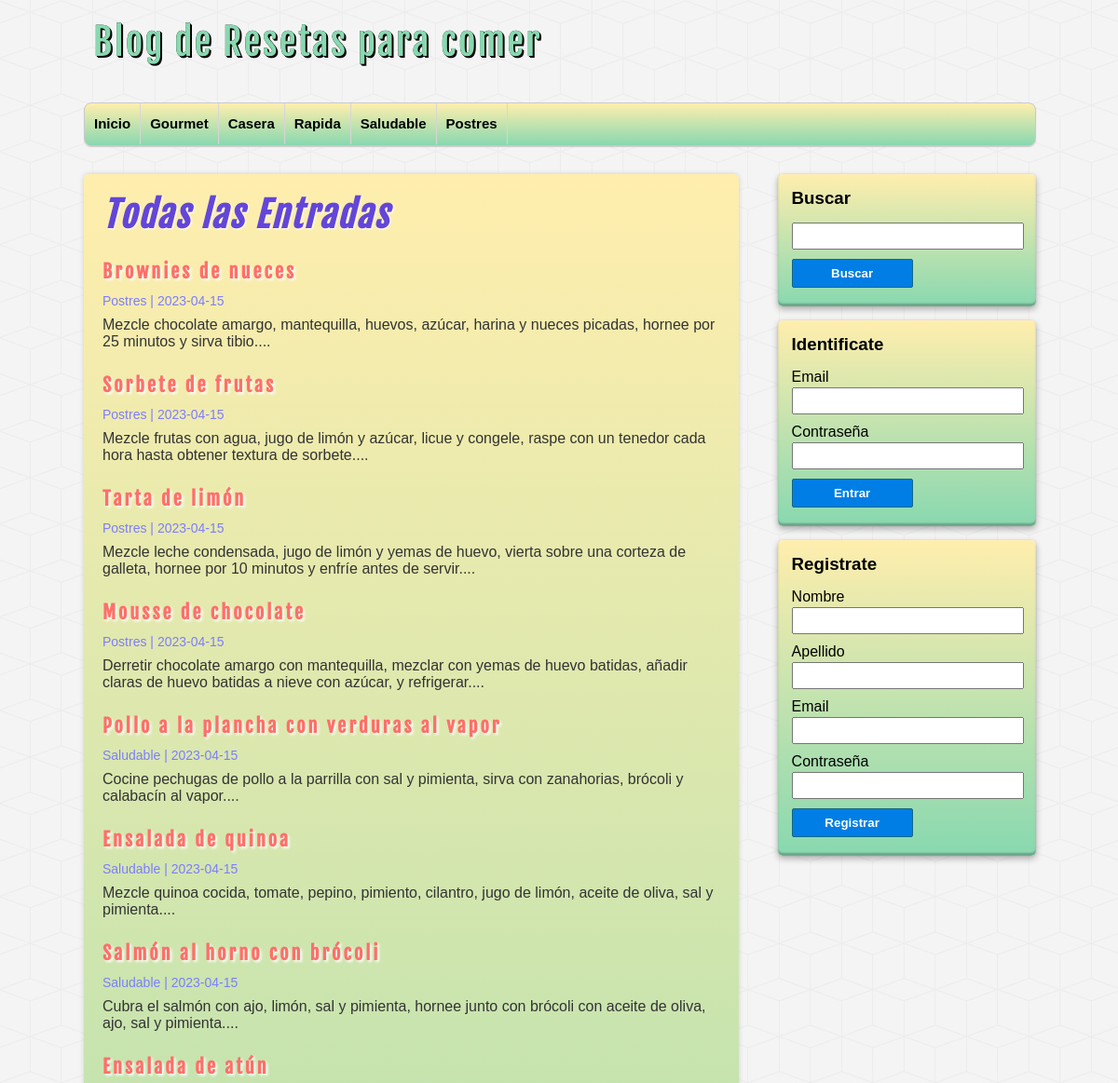
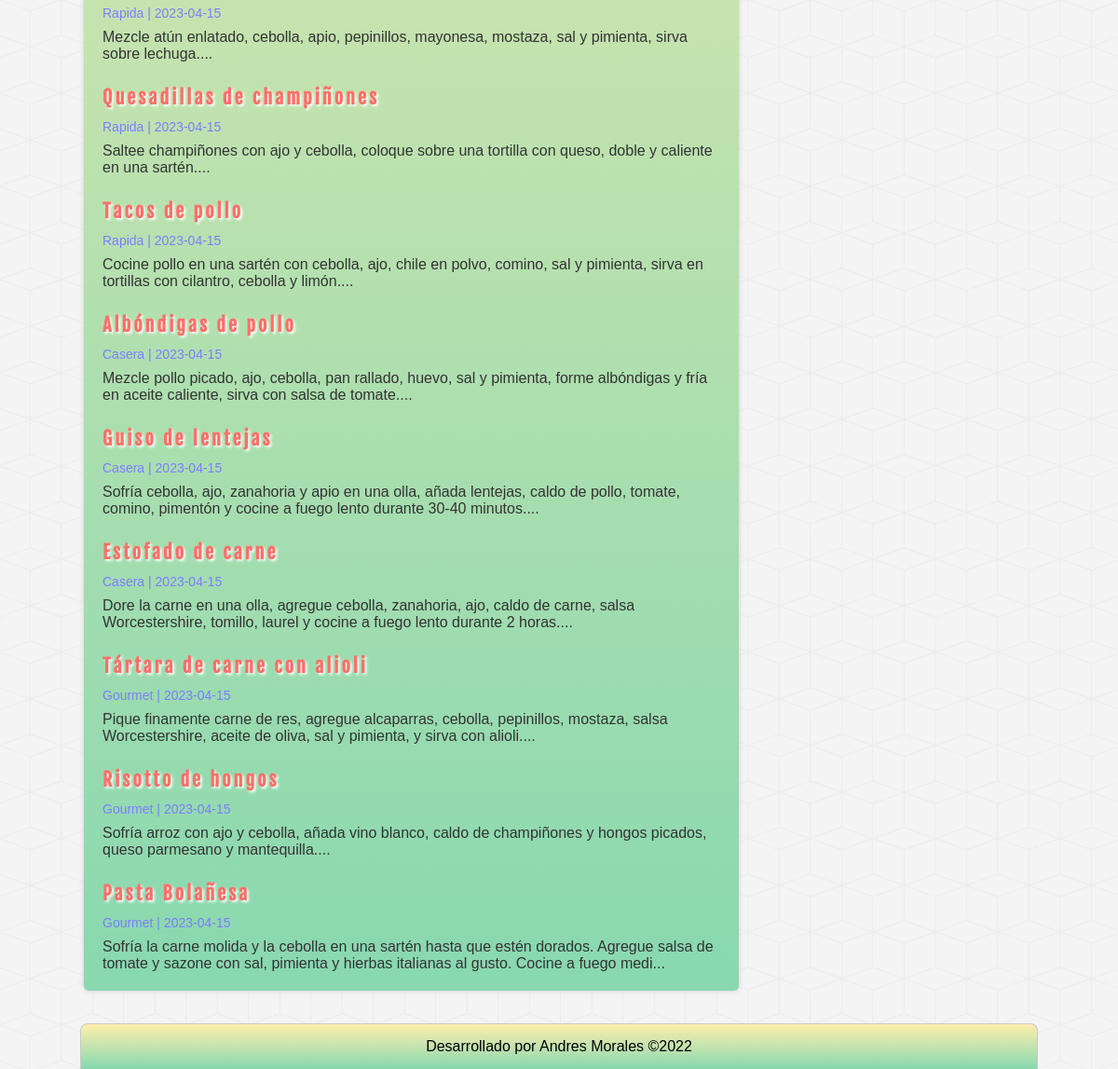
Screenshot of /entradas.php with the database file from the repository (2 pictures, top to bottom).
### tables this page shows
CREATE TABLE IF NOT EXISTS `categorias` (
  `id` int NOT NULL AUTO_INCREMENT,
  `nombre` varchar(100) DEFAULT NULL,
  PRIMARY KEY (`id`)
);

CREATE TABLE IF NOT EXISTS `entradas` (
  `id` int NOT NULL AUTO_INCREMENT,
  `usuario_id` int NOT NULL,
  `categoria_id` int NOT NULL,
  `titulo` varchar(255) NOT NULL,
  `descripcion` mediumtext,
  `fecha` date NOT NULL,
  PRIMARY KEY (`id`),
  KEY `fk_entrada_usuario` (`usuario_id`),
  KEY `fk_entrada_categoria` (`categoria_id`)
);

### includes/helpers.php (called while the page is built, shortened)
<?php
function conseguirCategorias($conexion)
{
	$sql = "SELECT * FROM categorias ORDER BY id ASC;";
	$categorias = mysqli_query($conexion, $sql);
	$resultado = array();
	if ($categorias && mysqli_num_rows($categorias) >= 1) {
		$resultado = $categorias;
	}
	return $resultado;
}
function conseguirEntradas($conexion, $limit = null, $categoria = null, $busqueda = null)
{
	$sql = "SELECT e.*, c.nombre AS 'categoria' FROM entradas e " .
		"INNER JOIN categorias c ON e.categoria_id = c.id ";
	$sql .= "ORDER BY e.id DESC ";
	$entradas = mysqli_query($conexion, $sql);
	return $entradas;
}

### entradas.php (the view)
<?php require_once 'includes/header.php'; ?>
<?php require_once 'includes/sidebar.php'; ?>
<div id="principal">
  <h1>Todas las Entradas</h1>
  <?php
  $entradas = conseguirEntradas($db, null);
  if (!empty($entradas)) :
    while ($entrada = mysqli_fetch_assoc($entradas)) :
  ?>
      <article class="entrada">
        <a href="entrada.php?id=<?= $entrada['id'] ?>">
          <h2><?= $entrada['titulo'] ?></h2>
          <span class="fecha"><?= $entrada['categoria'] . ' | ' . $entrada['fecha'] ?></span>
          <p>
            <?= substr($entrada['descripcion'], 0, 180) . "..." ?>
          </p>
        </a>
      </article>
  <?php
    endwhile;
  endif;
  ?>
</div>
<?php require_once 'includes/footer.php'; ?>

### includes/header.php (shortened to what this page needs)
<?php require_once 'conexion.php'; ?>
<?php require_once 'includes/helpers.php'; ?>
<!DOCTYPE html>
<html lang="es">
<head>
    <link rel="stylesheet" href="assets/css/style.css">
</head>
<body>
    <header id="cabecera">
        <div id="logo">
            <a href="index.php">
                Blog de Resetas para comer
            </a>
        </div>
        <nav id="menu">
            <ul>
                <li>
                    <a href="index.php">Inicio</a>
                </li>
                <?php
                $categorias = conseguirCategorias($db);
                if (!empty($categorias)) :
                    while ($categoria = mysqli_fetch_assoc($categorias)) :
                ?>
                        <li>
                            <a href="categoria.php?id=<?= $categoria['id'] ?>"><?= $categoria['nombre'] ?></a>
                        </li>
                <?php
                    endwhile;
                endif;
                ?>
            </ul>
        </nav>
    </header>
    <div id="contenedor">

### assets/css/style.css (style rules this page uses)
* { margin: 0px; padding: 0px; font-family: sans-serif, Helvetica, Arial; text-decoration: none; }
body { background: url(../img/cubes.png) #f4f4f4; }
.fecha { color: #7d7dff; margin-top: 5px; font-size: 14px; }
#cabecera { width: 85%; height: auto; background: transparent; margin: 0px auto; }
#logo { float: left; width: 540px; height: 110px; }
#logo a { font-family: "fajala", Helvetica; font-size: 40px; letter-spacing: 2px; color: #88d8b0; text-shadow: 0px 0px 0px black, 1px 1px 0px black, 2px 2px 0px black; transition: all 500ms; line-height: 90px; margin-left: 10px; }
#menu { clear: both; width: 100%; height: 45px; background: linear-gradient(to bottom, #ffeead 0px, #88d8b0 100%); border: 1px solid #c9c9c9; border-radius: 8px; box-shadow: 0px 1px 1px #ccc; overflow: hidden; }
#menu ul { list-style: none; }
#menu ul li { float: left; line-height: 44px; border-right: 1px solid #d6d6d6; }
#menu ul li a { display: block; padding-left: 10px; padding-right: 10px; font-size: 15px; font-weight: bold; color: #000000; }
#contenedor { width: 85%; height: auto; margin: 0px auto; margin-top: 30px; margin-bottom: 30px; }
#principal { float: left; width: 65%; min-height: min-content; margin-bottom: 35px; background: linear-gradient(to bottom, #ffeead 0px, #88d8b0 100%); color: #000000; border-radius: 5px; box-shadow: 0px 0px 5px #ccc; padding: 20px; overflow: hidden; }
#principal a { color: #333; }
#principal h1 { font-size: 38px; font-style: oblique; color: #6346d8; letter-spacing: 2px; text-shadow: 1px 1px 2px #fff; font-family: "fajala"; }
#principal h2 { font-size: 20px; text-shadow: 2px 2px 3px #fff; color: #ff6f69; letter-spacing: 3px; font-family: "fajala"; margin-top: 25px; margin-bottom: 10px; }
#principal p { margin-top: 8px; }

### rows the page displays
categorias: nombre "Gourmet"
categorias: nombre "Casera"
categorias: nombre "Rapida"
categorias: nombre "Saludable"
categorias: nombre "Postres"
entradas: titulo "Brownies de nueces", categoria.nombre "Postres", fecha "2023-04-15", descripcion "Mezcle chocolate amargo, mantequilla, huevos, azúcar, harina y nueces picadas, hornee por 25 minutos y sirva tibio."
entradas: titulo "Sorbete de frutas", categoria.nombre "Postres", fecha "2023-04-15", descripcion "Mezcle frutas con agua, jugo de limón y azúcar, licue y congele, raspe con un tenedor cada hora hasta obtener textura de sorbete."
entradas: titulo "Tarta de limón", categoria.nombre "Postres", fecha "2023-04-15", descripcion "Mezcle leche condensada, jugo de limón y yemas de huevo, vierta sobre una corteza de galleta, hornee por 10 minutos y enfríe antes de servir."
entradas: titulo "Mousse de chocolate", categoria.nombre "Postres", fecha "2023-04-15", descripcion "Derretir chocolate amargo con mantequilla, mezclar con yemas de huevo batidas, añadir claras de huevo batidas a nieve con azúcar, y refrigerar."
entradas: titulo "Pollo a la plancha con verduras al vapor", categoria.nombre "Saludable", fecha "2023-04-15", descripcion "Cocine pechugas de pollo a la parrilla con sal y pimienta, sirva con zanahorias, brócoli y calabacín al vapor."
entradas: titulo "Ensalada de quinoa", categoria.nombre "Saludable", fecha "2023-04-15", descripcion "Mezcle quinoa cocida, tomate, pepino, pimiento, cilantro, jugo de limón, aceite de oliva, sal y pimienta."
entradas: titulo "Salmón al horno con brócoli", categoria.nombre "Saludable", fecha "2023-04-15", descripcion "Cubra el salmón con ajo, limón, sal y pimienta, hornee junto con brócoli con aceite de oliva, ajo, sal y pimienta."
entradas: titulo "Ensalada de atún", categoria.nombre "Rapida", fecha "2023-04-15", descripcion "Mezcle atún enlatado, cebolla, apio, pepinillos, mayonesa, mostaza, sal y pimienta, sirva sobre lechuga."
entradas: titulo "Quesadillas de champiñones", categoria.nombre "Rapida", fecha "2023-04-15", descripcion "Saltee champiñones con ajo y cebolla, coloque sobre una tortilla con queso, doble y caliente en una sartén."
entradas: titulo "Tacos de pollo", categoria.nombre "Rapida", fecha "2023-04-15", descripcion "Cocine pollo en una sartén con cebolla, ajo, chile en polvo, comino, sal y pimienta, sirva en tortillas con cilantro, cebolla y limón."
entradas: titulo "Albóndigas de pollo", categoria.nombre "Casera", fecha "2023-04-15", descripcion "Mezcle pollo picado, ajo, cebolla, pan rallado, huevo, sal y pimienta, forme albóndigas y fría en aceite caliente, sirva con salsa de tomate."
entradas: titulo "Guiso de lentejas", categoria.nombre "Casera", fecha "2023-04-15", descripcion "Sofría cebolla, ajo, zanahoria y apio en una olla, añada lentejas, caldo de pollo, tomate, comino, pimentón y cocine a fuego lento durante 30-40 minutos."
entradas: titulo "Estofado de carne", categoria.nombre "Casera", fecha "2023-04-15", descripcion "Dore la carne en una olla, agregue cebolla, zanahoria, ajo, caldo de carne, salsa Worcestershire, tomillo, laurel y cocine a fuego lento durante 2 horas."
entradas: titulo "Tártara de carne con alioli", categoria.nombre "Gourmet", fecha "2023-04-15", descripcion "Pique finamente carne de res, agregue alcaparras, cebolla, pepinillos, mostaza, salsa Worcestershire, aceite de oliva, sal y pimienta, y sirva con alioli."
entradas: titulo "Risotto de hongos", categoria.nombre "Gourmet", fecha "2023-04-15", descripcion "Sofría arroz con ajo y cebolla, añada vino blanco, caldo de champiñones y hongos picados, queso parmesano y mantequilla."
entradas: titulo "Pasta Bolañesa", categoria.nombre "Gourmet", fecha "2023-04-15", descripcion "Sofría la carne molida y la cebolla en una sartén hasta que estén dorados. Agregue salsa de tomate y sazone con sal, pimienta y hierbas italianas al gusto. Cocine a fuego medi"
